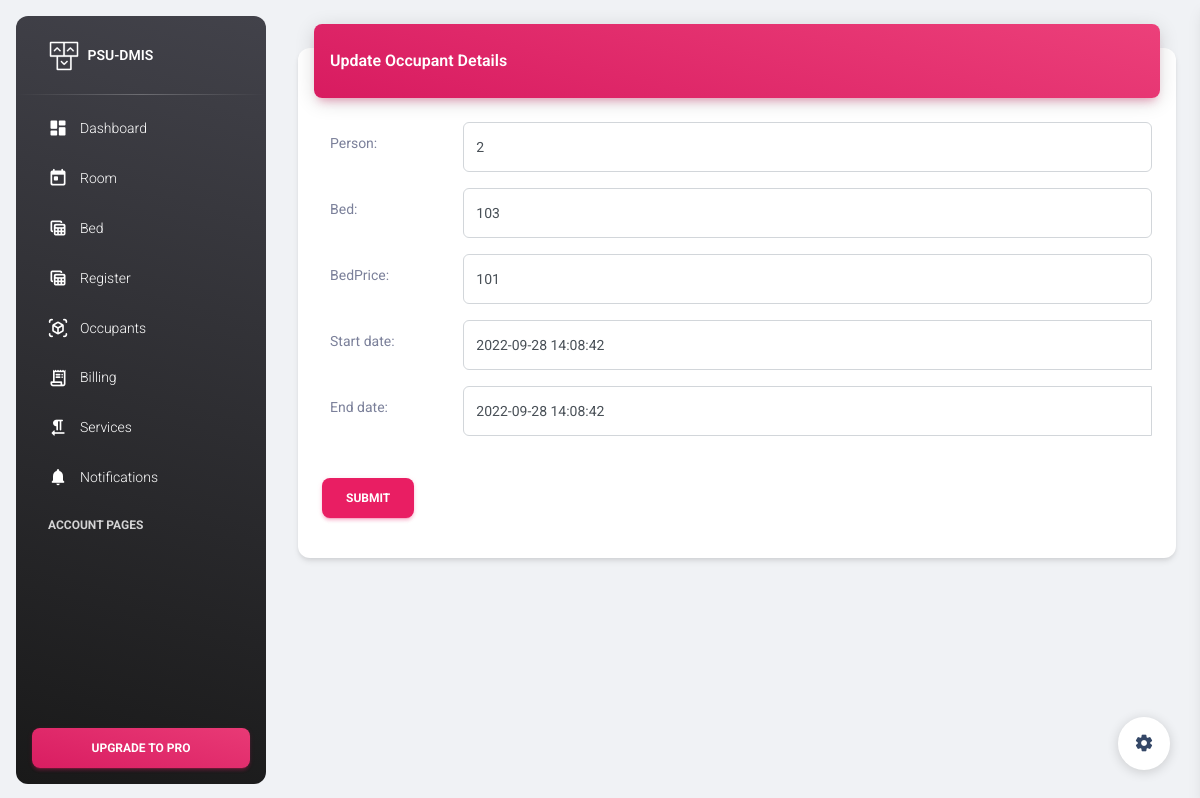
The page /occupant_list/2 on the database its author committed.
### dormitory/models.py (models this page shows, shortened)
class BaseModel(models.Model):
    created_at = models.DateTimeField(
        auto_now_add=True, db_index=True)
    updated_at = models.DateTimeField(auto_now=True)
    class Meta:
        abstract = True

class Occupant(BaseModel):
    person = models.ForeignKey(Person, on_delete=models.CASCADE)
    bed = models.ForeignKey(Bed, on_delete=models.CASCADE)
    bedPrice = models.ForeignKey(BedPriceHistory, on_delete=models.CASCADE)
    start_date = models.DateTimeField(default=timezone.now, null=True, blank=True)
    end_date = models.DateTimeField(default=timezone.now, null=True, blank=True)
    class Meta:
        verbose_name_plural = "Occupants"

### landingpage/views.py (the view)
# urls.py: path('occupant_list/<pk>', OccupantUpdateView.as_view(), name="OccupantUpdate"),
class OccupantUpdateView(UpdateView):
    model = Occupant
    fields = "__all__"
    context_object_name = 'occupant'
    template_name = 'occupant_update.html'
    success_url = "/occupant_list"
    def get_context_data(self, **kwargs):
        context = super().get_context_data(**kwargs)
        return context

### dormitory/models.py (called while the page is built)
    def __str__(self):
        return f"{self.room_id}"

    def __str__(self):
        return f"{self.id}"

    def __str__(self):
        return f"{self.bed.room_id}"

### landingpage/templates/occupant_update.html (shortened to what this page needs)
{% extends 'base.html' %}
{% load static %}
{% block content %}
<main class="main-content position-relative max-height-vh-100 h-100 border-radius-lg ">
    <div class="container-fluid py-4">
        <div class="row">
            <div class="col-12">
                <div class="card my-4">
                    <div class="card-header p-0 position-relative mt-n4 mx-3 z-index-2">
                        <div class="bg-gradient-primary shadow-primary border-radius-lg pt-4 pb-3">
                            <h6 class="text-white text-capitalize ps-3">Update Occupant Details</h6>
                        </div>
                    </div>
                    <div class="card-body">
                    <form class="" action="" method="post" novalidate>
                        {% include 'includes/form.html' %}
                        <div class="ln_solid">
                            <br />
                            <div class="form-group">
                                <div class="col-md-12 col-sm-3">
                                    <button type='submit' class="btn btn-primary">Submit</button>
                                </div>
                            </div>
                        </div>
                    </form>
                </div>
                </div>
            </div>
        </div>
    </div>
</main>
{% endblock %}

### landingpage/templates/includes/form.html (shortened to what this page needs)
{% load widget_tweaks %}
{% for field in form %}
<div class="input-group input-group-outline mb-3">
    <label class="col-form-label col-md-2 col-sm-2 label-align">{{ field.label_tag }}</label>
    {% render_field field class="form-control" %}
</div>
{% endfor %}

### rows shown on the page
Occupant: person "2" "103" "101" "2022-09-28 14:08:42" "2022-09-28 14:08:42"

### other values the page prints
{{ field.label_tag }} "Person:" "Bed:" "BedPrice:" "Start date:" "End date:"
